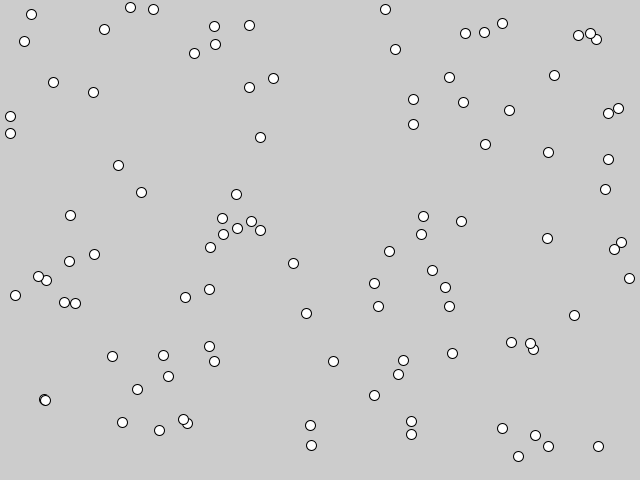
Frame 1 (no input)
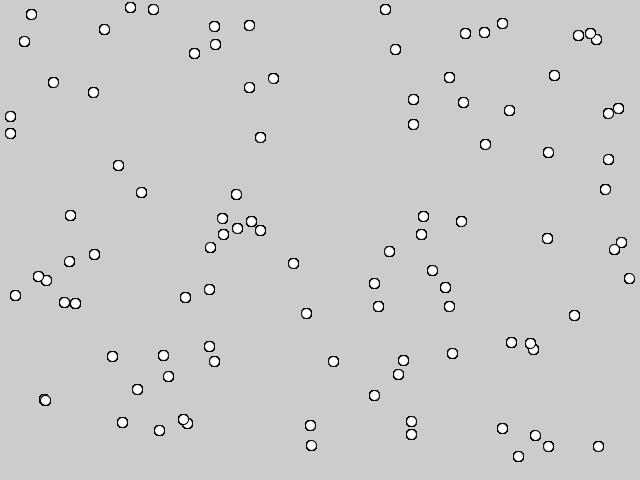
Frame 60 (the mouse pressed at the canvas centre just before this capture)
Frame 120 (the mouse held since frame 60 and released just before this capture): identical to frame 60, image omitted

The Processing sketch that drew these frames (run headless with seeded random() and noise(); from frame 60 on, the mouse is pressed at the canvas centre):

// Processing sketch: particle_ex01
// ── particle_ex01.pde
int numParticles = 100;
Particle[] particle = new Particle[numParticles];

void setup(){
  size(640,480);
  for(int i=0;i<numParticles;i++){
    particle[i] = new Particle();
  }
}

void draw(){
  for(int i=0;i<numParticles;i++){
    particle[i].run();
  }
}

class Particle{
  PVector p;
  
  Particle(){
    p = new PVector(random(width),random(height));
  }
  
  void update(){
  }
  
  void drawParticle(){
    ellipseMode(CENTER);
    ellipse(p.x,p.y,10,10);
  }
  
  void run(){
    update();
    drawParticle();
  }
}
